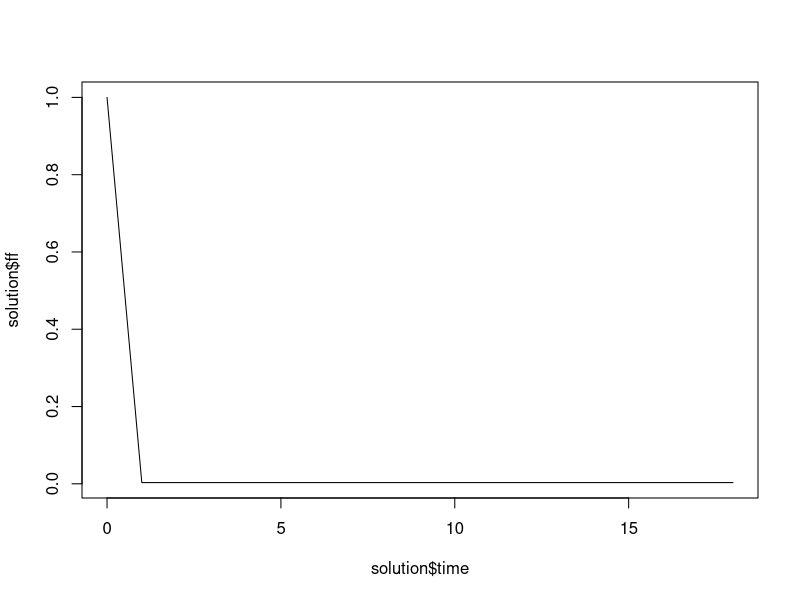

Generate this figure with R:
#female increase in BW: 3.5 g/d
#Male increase in BW: 5.9 g.d

library(deSolve)

create.params <- function(user.input){
  with(as.list(user.input),{

    # https://doi.org/10.3390/toxics12040253, Table 1
    
    n=1
    Ka <- 5.8e5
    CalbB_init <- 486*1e-06 #mol/L
    Calb_exp_init <- 555e-6#600*1e-06 #mol/L
    CalbB_init <- Calb_exp_init
    Cpfoa_init <-  5*1e-06 #5*1e-06 #mol/L
    koff_alb <-1#1/s
    kon_alb <- Ka * koff_alb #1/M/s

    return(list("CalbB_init" = CalbB_init, "Cpfoa_init" = Cpfoa_init, "kon_alb" = kon_alb, 
                "koff_alb" = koff_alb,
                "Calb_exp_init" = Calb_exp_init,"n"=n
    ))
    
  })
}  

ode.func <- function(time, inits, params){
  with(as.list(c(inits, params)),{

    
    dCalb_free = koff_alb*Calb_bound - n*kon_alb*Calb_free*CPFOA_free
    dCPFOA_free = koff_alb*Calb_bound - n*kon_alb*Calb_free*CPFOA_free
    
    dCalb_bound = - koff_alb*Calb_bound + n*kon_alb*Calb_free*CPFOA_free
    dCPFOA_bound = - koff_alb*Calb_bound + n*kon_alb*Calb_free*CPFOA_free
    
   ff = CPFOA_free / (CPFOA_free  + CPFOA_bound )

    
    list(c('dCalb_free' = dCalb_free, 'dCPFOA_free' = dCPFOA_free, 'dCalb_bound' = dCalb_bound,
           'dCPFOA_bound' = dCPFOA_bound), ff = ff)
    
  })
}

#Initial condition for each compartment.

create.inits <- function(parameters){
  with(as.list(parameters),{
    
    Calb_free <- CalbB_init; CPFOA_free <- Cpfoa_init
    Calb_bound<- 0; CPFOA_bound<-0
    
    
    return(c('Calb_free' = Calb_free, 'CPFOA_free' = CPFOA_free,
             'Calb_bound' = Calb_bound, 'CPFOA_bound' = CPFOA_bound))
    
    
  })
}


create.events <- function(parameters){
  with(as.list(parameters), {
    
    
    return()
  })
}


###############################################
###############################################

params <- create.params(NULL)
inits <- create.inits(params)
events <- create.events(params)


sample_time=seq(0,18,1)
solution <- data.frame(deSolve::ode(times = sample_time,  func = ode.func,
                                    y = inits, parms = params,events = events,
                                    method="lsodes",rtol = 1e-07, atol = 1e-07))
plot(solution$time, solution$ff, type = "l")

# Bmax = 486*1e-06
# Ka <- 5.8e5
# kd <- 1/Ka
# CalbB_init <- 486*1e-06 #mol/L
# Calb_exp_init <- 600*1e-06 #mol/L
# Cpfoa_init <-  1.92/414.07#5*1e-06 #mol/L
# koff_alb <- 0.01 #1/s
# kon_alb <- Ka * koff_alb #1/M/s
# 
# Cfree = seq(1e-6,1e-4, 1e-6)
# Cbound = n*Bmax*Cfree/(Cfree+kd)
# plot(Cfree, Cbound)
